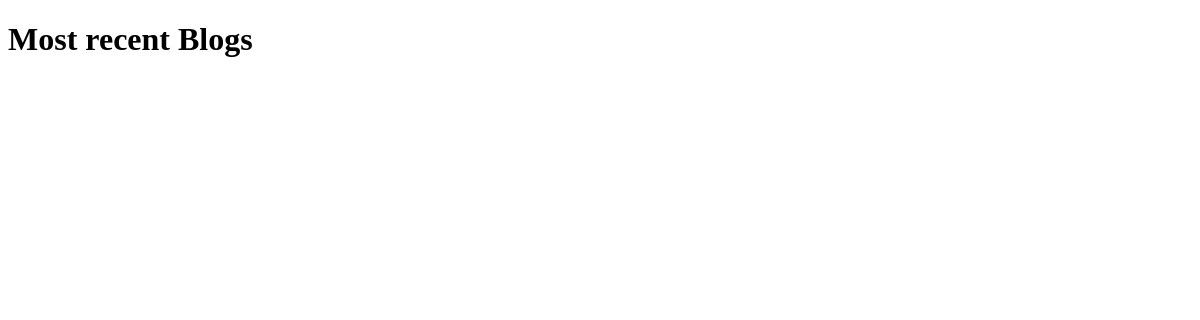
/blog/, run on an earlier commit of the app's database.
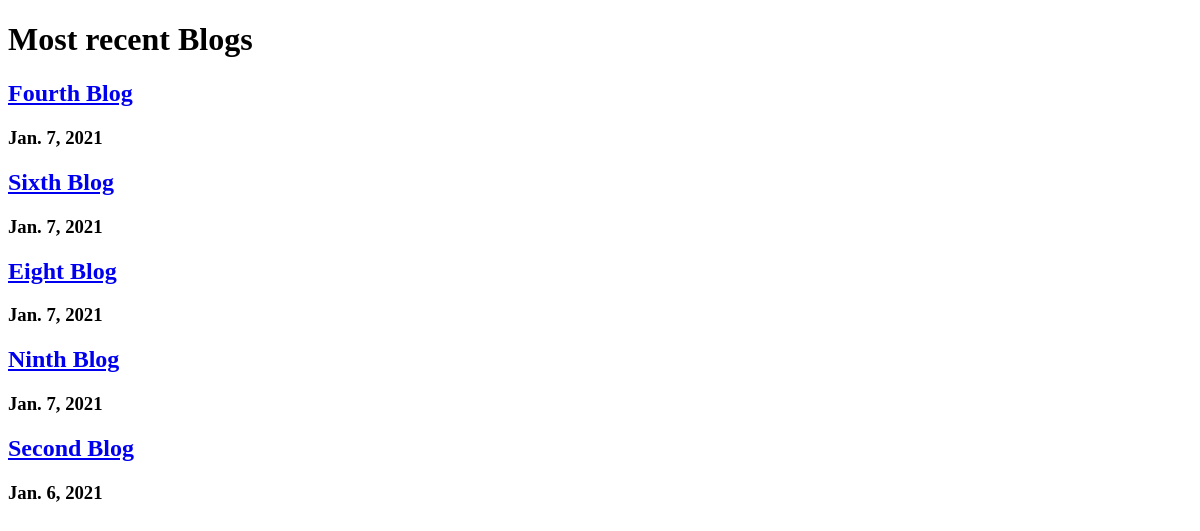
And on a later commit of the database.
### blog/models.py (models this page shows)
class Blog(models.Model):
    title = models.CharField(max_length=200)
    description = models.TextField()
    date = models.DateField()

### blog/views.py (the view)
# urls.py: path('', views.all_blogs, name="all_blogs"),
def all_blogs(request):
    blogs = Blog.objects.order_by('-date')[:5]
    return render(request, 'blog/all_blogs.html', {'blogs': blogs})

### blog/templates/blog/all_blogs.html (shortened to what this page needs)
<!DOCTYPE html>
<html lang="en">
	<head>
	</head>
	<body>
		<h1>Most recent Blogs</h1>
		{% for blog in blogs %}
		<a href="{% url 'blog:detail' blog.id %}"><h2>{{ blog.title }}</h2></a>
		<h3>{{ blog.date }}</h3>
		{% endfor %}
	</body>
</html>

What changed in the data, as far as the page shows it:
added Blog: title "Fourth Blog", date "Jan. 7, 2021"
added Blog: title "Sixth Blog", date "Jan. 7, 2021"
added Blog: title "Eight Blog", date "Jan. 7, 2021"
added Blog: title "Ninth Blog", date "Jan. 7, 2021"
added Blog: title "Second Blog", date "Jan. 6, 2021"
